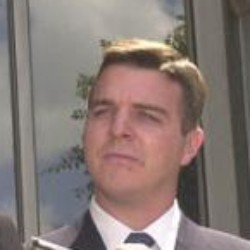
#> input picture ML/Adaboost/datasets/original/face/face_011.jpg, 250 x 250 px; its folder holds 4 pictures in this run
$ python train.py
#> lines starting #> are read from the running program, lines starting #| are printed output that depends on the picture; pictures that were not available may be replaced by others from this repository, and a replacement may not be noted
from PIL import Image
import os
import numpy as np
from feature import NPDFeature

try:
    import cPickle as pickle
except ImportError:
    import pickle
import ensemble
from sklearn.metrics import classification_report
from sklearn.tree import DecisionTreeClassifier

def load_image(face_filepath,nonface_filepath):
    #os.listdir(filename)返回filename中所有文件的文件名列表
#> called with face_filepath = './datasets/original/face/', nonface_filepath = './datasets/original/nonface/'
    face_imgs = os.listdir(face_filepath)
    nonface_imgs = os.listdir(nonface_filepath)
    num = len(face_imgs)
    datasets=[]
    print("loading image...")
    for i in range(num):
        img=Image.open(face_filepath+face_imgs[i])
#> img is the input picture: PIL image 250x250 RGB; mean R, G, B 135.7, 121.7, 117.1
        img=img.convert("L")
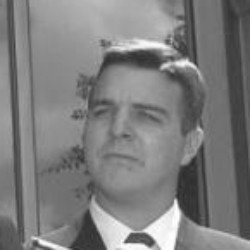
#> img: PIL image 250x250 L; min 42, max 254, mean 125.3
        img=img.resize((24,24), resample=Image.LANCZOS)
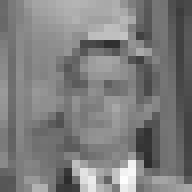
#> img: PIL image 24x24 L (shown 8 times larger); min 43, max 253, mean 125.2
        arr = np.asarray(img)
        datasets.append([NPDFeature(arr).extract(),1])
#> (this line was passed over: feature is not available in this run)

        img=Image.open(nonface_filepath+nonface_imgs[i])
        img=img.convert("L")
        img=img.resize((24,24), resample=Image.LANCZOS)
        arr = np.asarray(img)
        datasets.append([NPDFeature(arr).extract(),-1])
#> (this line was passed over: feature is not available in this run)
#> pass 2 of the loop in load_image, `for i in range(num):`:
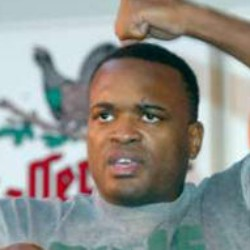
#> input picture ML/Adaboost/datasets/original/face/face_022.jpg, 250 x 250 px
#> in load_image, img is the input picture: PIL image 250x250 RGB; mean R, G, B 144.7, 145.1, 140
#> in load_image, `img=img.convert("L")`:
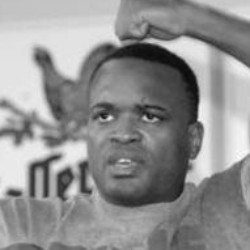
#> img: PIL image 250x250 L; min 10, max 250, mean 144.4
#> in load_image, `img=img.resize((24,24), resample=Image.LANCZOS)`:
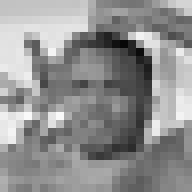
#> img: PIL image 24x24 L (shown 8 times larger); min 7, max 249, mean 144.5

    print("Successfully loaded image!!!")
    f = open('dump.txt', 'wb')
    pickle.dump(datasets,f)
    f.close()

def get_datasets(face_filepath,nonface_filepath):
    datasets=[]
    if os.path.isfile('dump.txt'):
        f = open('dump.txt', 'rb')
        datasets = pickle.load(f)
        f.close()
    else:
        load_image(face_filepath,nonface_filepath)
        f = open('dump.txt', 'rb')
        datasets  = pickle.load(f)
        f.close()
    return datasets


from sklearn.model_selection import train_test_split
def main():
   face_filepath = "./datasets/original/face/"
   nonface_filepath = "./datasets/original/nonface/"
   datasets=get_datasets(face_filepath,nonface_filepath)

   X=[]
   y=[]
   for i in range(len(datasets)):
    X.append(datasets[i][0])
    y.append(datasets[i][1])

   X_train,X_test,y_train,y_test=train_test_split(np.array(X),np.array(y),test_size=0.3,shuffle=True)
   y_train=y_train.reshape(y_train.shape[0],1)
   y_test=y_test.reshape(y_test.shape[0],1)
   print(X_train.shape)
   print(y_train.shape)
   print(X_test.shape)
   print(y_test.shape)

   if os.path.isfile('report16.txt'):
    f = open('report16.txt', 'r')
    string=f.read()
    print("result:")
    print(string)
    f.close()
   else:
    model=ensemble.AdaBoostClassifier(DecisionTreeClassifier(max_depth=4),16)
    model.fit(X_train,y_train)
    y_predict=model.predict(X_test,0)
    #print("y_predict:",y_predict)
    string=classification_report(y_test,y_predict,target_names=["nonface","face"],digits=4)
    print("result:")
    print(string)
    file=open("report.txt","w")
    file.write(string)
    file.close()

if __name__=="__main__":
#> (the run stopped early here; a loop or call above may not have finished)
